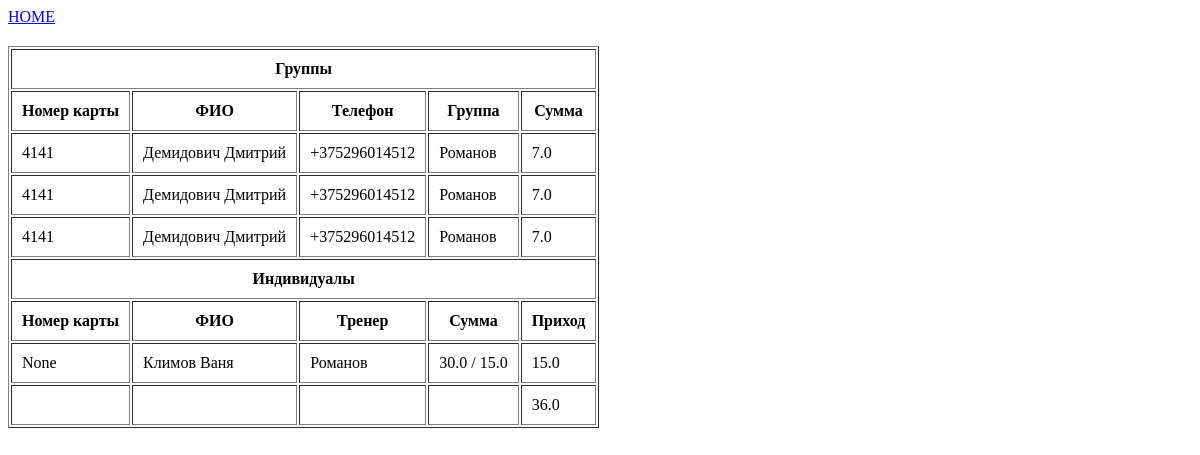
The page /report on the database as committed earlier.
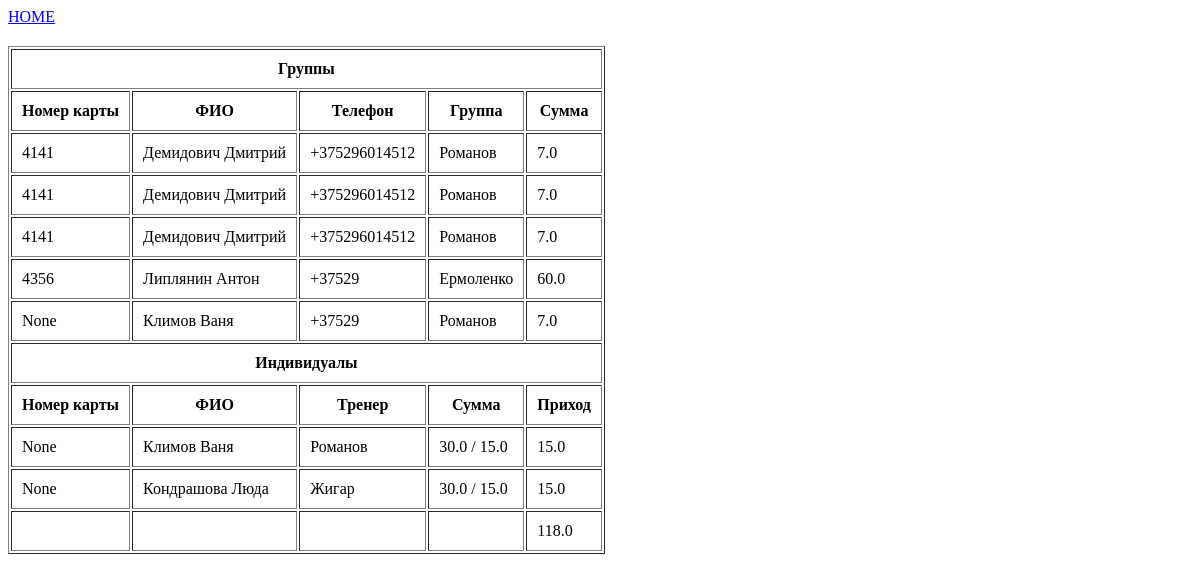
The same page on the database as committed later.
### billing/models.py (models this page shows, shortened)
class Payment(models.Model):
    client = models.ForeignKey(Client, on_delete=models.PROTECT, verbose_name='Плательщик')
    payment_to_choices = [
        ('G', 'В группу'),
        ('I', 'Индивидуально')
    ]
    payment_type_choices = [
        ('O', 'Разовый платеж'),
        ('M', 'Месячный взнос')
    ]
    payment_to = models.CharField(max_length=1, choices=payment_to_choices, default='G', verbose_name='Направление оплаты')
    payment_type = models.CharField(max_length=1, choices=payment_type_choices, default='M', verbose_name='Тип оплаты')
    trener = models.ForeignKey(Trener, on_delete=models.PROTECT, verbose_name='Тренер', blank=True, null=True)
    group = models.ForeignKey(Group, on_delete=models.PROTECT, verbose_name='Группа', blank=True, null=True)
    date = models.DateField(verbose_name='Дата оплаты', default=timezone.now)
    amount = models.FloatField(verbose_name='Сумма', default=60)
    trener_part = models.FloatField(verbose_name='Тренеру', default=0)
    def today(self):
        return date.today()
    def total_amount(self):
        return self.amount - self.trener_part
    class Meta:
        verbose_name = 'Оплата'
        verbose_name_plural = 'Оплаты'

class Client(models.Model):
    member_card = models.CharField(verbose_name='Членская карта', max_length=4, blank=True, null=True)
    name = models.CharField(verbose_name='ФИО', max_length=50, blank=True, null=True)
    tel_number = models.CharField(verbose_name='Номер телефона', max_length=20, blank=True, null=True)
    info = models.TextField(verbose_name='Дополнительная информация', null=True, blank=True)
    training_type_choices = [
        ('I', 'Индивидуал'),
        ('G', 'В группе'),
        ('B', 'Смешанный'),
    ]
    cl_type = models.CharField(verbose_name='Тип клиента', max_length=1, choices=training_type_choices, default='G')
    treners = models.ManyToManyField(Trener, verbose_name='Тренер', blank=True)
    groups = models.ManyToManyField(Group, verbose_name='Группа', blank=True)
    def __str__(self):
        return self.name
    class Meta:
        verbose_name = 'Клиент'
        verbose_name_plural = 'Клиенты'

class Group(models.Model):
    gr_type_choices = [
        ('A', 'Взрослая'),
        ('C', 'Детская')
    ]
    sport_type_choices = [
        ('B', 'Классический бокс'),
        ('T', 'Тайский бокс'),
        ('W', 'Женская группа'),
        ('M', 'ММА')
    ]
    gr_type = models.CharField(verbose_name='Возраст', max_length=1, choices=gr_type_choices, default='A')
    sport_type = models.CharField(verbose_name='Тип', max_length=1, choices = sport_type_choices, default='T')
    time = models.TimeField(verbose_name='Время')
    trener = models.ForeignKey('Trener', verbose_name='Тренер', on_delete=models.PROTECT, null=True, blank=True)
    address = models.ForeignKey('Address', verbose_name='Зал', on_delete=models.PROTECT, null=True, blank=True)
    class Meta:
        verbose_name = 'Группа'
        verbose_name_plural = 'Группы'

class Trener(models.Model):
    name = models.CharField(max_length=50, verbose_name = 'Имя')
    tel_number = models.CharField(max_length=20, verbose_name = 'Номер телефона')
    info = models.TextField(blank=True, null=False, verbose_name = 'Дополнительная информация')
    class Meta:
        verbose_name = 'Тренер'
        verbose_name_plural = 'Тренеры'
    def __str__(self):
        return self.name.split(' ')[0]

### billing/views.py (the view)
# urls.py: path('report', views.get_report, name='get_report'),
def get_report(request):
    payments = Payment.objects.all()
    return render(request, 'billing/report.html', {
        'payments': payments,
        'result' : total_payment(payments, date.today()),
    })

### billing/views.py (called while the page is built)
def total_payment(payments, date=date.today()):
    result = 0
    for payment in payments:
        if payment.date >= date:
            if payment.payment_to == 'G':
                result += payment.amount
            else:
                result += payment.total_amount()
    return result

### ChinukMaster/templates/billing/report.html (shortened to what this page needs)
{% extends 'billing/base.html' %}
{% block content %}
    <table cellpadding='10' border="1px solid black">
        <tr>
            <th colspan="5">Группы</th>
        </tr>
        <tr>
            <th>Номер карты</th>
            <th>ФИО</th>
            <th>Телефон</th>
            <th>Группа</th>
            <th>Сумма</th>
        </tr>
    {% for payment in payments %}
        {% if payment.group %}
            {% if payment.date == payment.today %}
                <tr>
                    <td>{{payment.client.member_card}}</td>
                    <td>{{payment.client}}</td>
                    <td>{{payment.client.tel_number}}</td>
                    <td>{{payment.group.trener}}</td>
                    <td>{{payment.amount}}</td>
                </tr>
            {% endif %}
        {% endif %}
    {% endfor %}
    <tr>
        <th colspan="5">Индивидуалы</th>
    </tr>
    <tr>
        <th>Номер карты</th>
        <th>ФИО</th>
        <th>Тренер</th>
        <th>Сумма</th>
        <th>Приход</th>
    </tr>
    {% for payment in payments %}
        {% if payment.trener %}
            {% if payment.date == payment.today %}
                <tr>
                    <td>{{payment.client.member_card}}</td>
                    <td>{{payment.client}}</td>
                    <td>{{payment.trener}}</td>
                    <td>{{payment.amount}} / {{payment.trener_part}}</td>
                    <td>{{payment.total_amount}}</td>
                </tr>
            {% endif %}
        {%endif%}
    {% endfor %}
    <tr>
        <td></td>
        <td></td>
        <td></td>
        <td></td>
        <td>{{result}}</td>
    </tr>
</table>
{% endblock %}

### ChinukMaster/templates/billing/base.html (shortened to what this page needs)
{% load static %}
<!DOCTYPE html>
<html lang="en">
<head>
    <link rel="stylesheet" href="{% static 'billing.css' %}">
</head>
<body>
    <a href="{% url 'index' %}">HOME</a>
    {% block content %}
    {% endblock %}
</body>
</html>

Rows that differ between the two databases and show on the page:
added Payment: client.member_card "4356", client "Липлянин Антон", client.tel_number "+37529", group.trener "Ермоленко", amount "60.0"
added Payment: client.member_card "None", client "Климов Ваня", client.tel_number "+37529", group.trener "Романов", amount "7.0"
added Payment: client.member_card "None", client "Кондрашова Люда", trener "Жигар", amount "30.0", trener_part "15.0", total_amount "15.0"
Other text that changed with them:
{{ result }}: "36.0" → "118.0"
